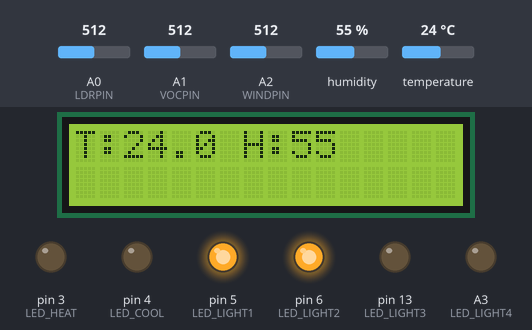
The sketch below on a simulated Arduino Uno, built with avr-gcc and run on an emulated ATmega328P. On the bench: 16×2 character LCD, output pins drawn as LEDs (lit = HIGH). The inputs (shaded band) are chosen by the test bench; at power-on: temperature 24 °C, A0 (LDRPIN) = 512, A1 (VOCPIN) = 512, A2 (WINDPIN) = 512, humidity 55 %.

Above: at 10.6 s.
10.7 s: temperature set to 22.7 °C
At 20.7 s:
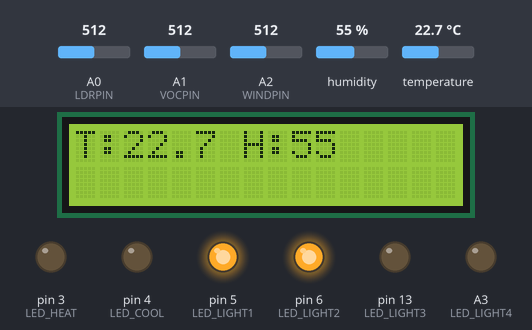
24.5 s: temperature set to 21.3 °C
At 34.4 s:
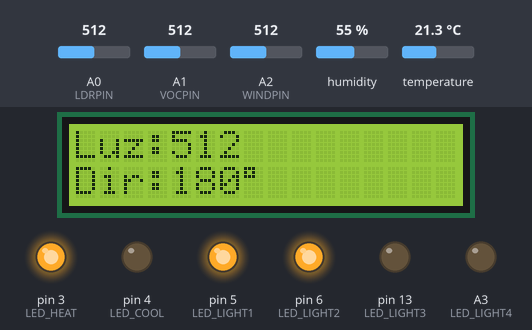
37.9 s: A0 (LDRPIN) set to 716
At 46.8 s:
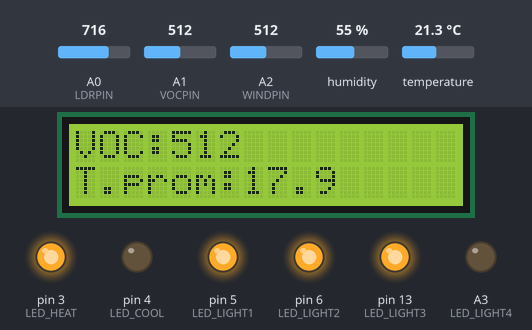
51.5 s: A0 (LDRPIN) set to 800
At 64.4 s:
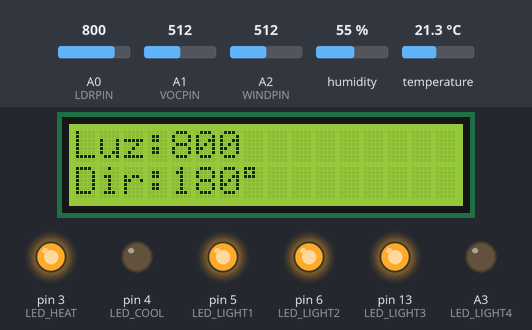
64.9 s: A0 (LDRPIN) set to 836
At 70.8 s:
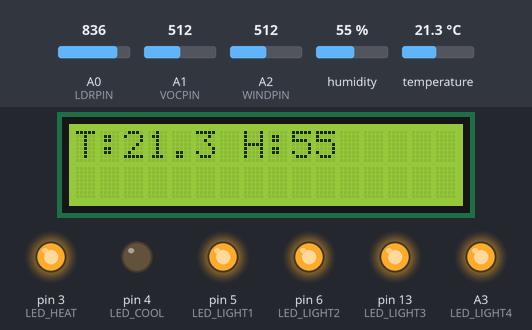
Timing chart, 0 to 72.3 s (numbered marks = the images above; inputs shaded):
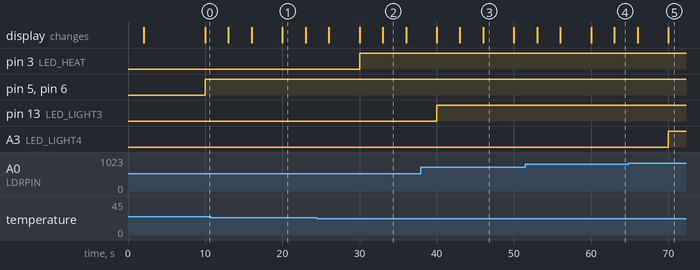

Measured:
- the behaviour switches between 22 and 21.9 °C on temperature (found by bisection; images 1 and 2)
- the behaviour switches between 818 and 819 on A0 (LDRPIN) (found by bisection; images 4 and 5)
- after the input at 24.5 s, pin 3 (LED_HEAT): LOW → HIGH after 5.5 s
- after the input at 37.9 s, pin 13 (LED_LIGHT3): LOW → HIGH after 2.1 s
- after the input at 64.9 s, A3 (LED_LIGHT4): LOW → HIGH after 5.1 s
- what the display in image 1 shows lasts 3.0 s, from 20.0 s to 23.0 s
- what the display in image 3 shows lasts 4.0 s, from 46.0 s to 50.0 s

The sketch:

sketch.ino
```cpp
#include <DHT.h>
#include <LiquidCrystal.h>

// Pines sensores
#define DHTPIN 2
#define DHTTYPE DHT22
#define LDRPIN A0
#define VOCPIN A1
#define WINDPIN A2

// Pines actuadores
#define LED_HEAT 3
#define LED_COOL 4
#define LED_LIGHT1 5
#define LED_LIGHT2 6
#define LED_LIGHT3 13
#define LED_LIGHT4 A3

DHT dht(DHTPIN, DHTTYPE);
LiquidCrystal lcd(7, 8, 9, 10, 11, 12);

// Promedio de temperatura
const int numLecturas = 5;
float temperaturas[numLecturas];
int indice = 0;

unsigned long tiempoUltimaLectura = 0;
const unsigned long intervaloLectura = 10000;
const unsigned long intervaloApagarLCD = 30000;
bool lcdEncendido = true;

void setup() {
  Serial.begin(9600);
  dht.begin();
  lcd.begin(16, 2);
  lcd.print("Estacion Clima");
  delay(2000);
  lcd.clear();

  // Pines actuadores
  pinMode(LED_HEAT, OUTPUT);
  pinMode(LED_COOL, OUTPUT);
  pinMode(LED_LIGHT1, OUTPUT);
  pinMode(LED_LIGHT2, OUTPUT);
  pinMode(LED_LIGHT3, OUTPUT);
  pinMode(LED_LIGHT4, OUTPUT);
}

void loop() {
  unsigned long ahora = millis();

  if (ahora - tiempoUltimaLectura >= intervaloLectura) {
    tiempoUltimaLectura = ahora;

    float temp = dht.readTemperature();
    float hum = dht.readHumidity();
    int luz = analogRead(LDRPIN);
    int voc = analogRead(VOCPIN);
    int viento = map(analogRead(WINDPIN), 0, 1023, 0, 360);

    // Guardar temperatura para promedio
    temperaturas[indice] = temp;
    indice = (indice + 1) % numLecturas;

    float suma = 0;
    for (int i = 0; i < numLecturas; i++) {
      suma += temperaturas[i];
    }
    float promedio = suma / numLecturas;

    // Encender pantalla si está apagada
    if (!lcdEncendido) {
      lcd.display();
      lcdEncendido = true;
    }

    // Control de temperatura
    if (temp < 22) {
      digitalWrite(LED_HEAT, HIGH);
      digitalWrite(LED_COOL, LOW);
    } else if (temp > 28) {
      digitalWrite(LED_COOL, HIGH);
      digitalWrite(LED_HEAT, LOW);
    } else {
      digitalWrite(LED_COOL, LOW);
      digitalWrite(LED_HEAT, LOW);
    }

    // Control de iluminación
    int nivel = map(luz, 0, 1023, 0, 5);

    digitalWrite(LED_LIGHT1, nivel > 0);
    digitalWrite(LED_LIGHT2, nivel > 1);
    digitalWrite(LED_LIGHT3, nivel > 2);
    digitalWrite(LED_LIGHT4, nivel > 3);

    // Presentación en LCD
    lcd.clear();
    lcd.setCursor(0, 0);
    lcd.print("T:"); lcd.print(temp, 1);
    lcd.print(" H:"); lcd.print(hum, 0);
    delay(3000);

    lcd.clear();
    lcd.setCursor(0, 0);
    lcd.print("Luz:"); lcd.print(luz);
    lcd.setCursor(0, 1);
    lcd.print("Dir:"); lcd.print(viento);
    lcd.print((char)223);
    delay(3000);

    lcd.clear();
    lcd.setCursor(0, 0);
    lcd.print("VOC:"); lcd.print(voc);
    lcd.setCursor(0, 1);
    lcd.print("T.prom:"); lcd.print(promedio, 1);
    delay(3000);

    if (temp < 0) {
      lcd.clear();
      lcd.setCursor(0, 0);
      lcd.print("No cargar bat");
      lcd.setCursor(0, 1);
      lcd.print("Temp: ");
      lcd.print(temp, 1);
      lcd.print(" C");
      delay(3000);
    }
  }

  // Apagar LCD cada 30 segundos
  if (millis() % intervaloApagarLCD < 100 && lcdEncendido) {
    lcd.noDisplay();
    lcdEncendido = false;
  }
}
```
